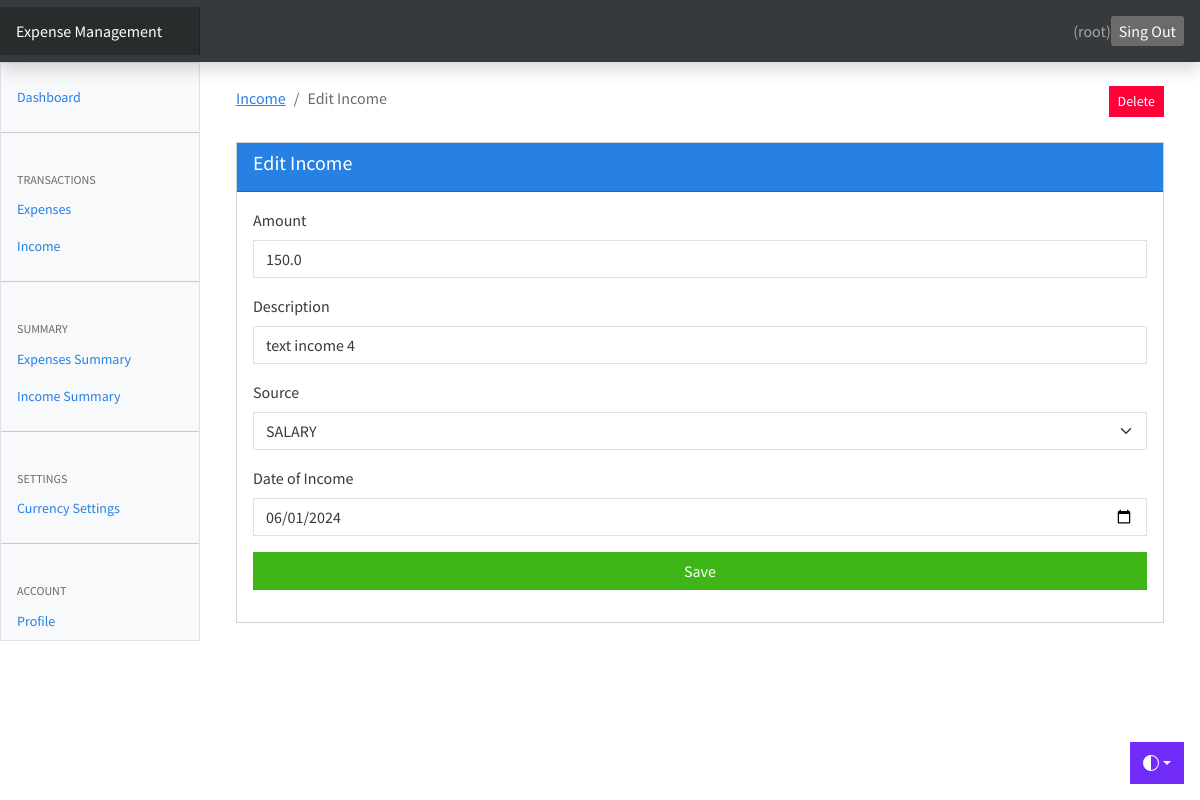
The app's page /income/edit-income/1 (signed in) with its own data.
### userincome/models.py (models this page shows, shortened)
class UserIncome(models.Model):
    amount=models.FloatField()
    date=models.DateField(default=now)
    description=models.TextField()
    owner=models.ForeignKey(to=User, on_delete=models.CASCADE)
    source=models.CharField(max_length=266)

### userincome/views.py (the view, shortened to what this page needs)
# urls.py: path('edit-income/<int:id>',views.income_edit, name="income-edit"),
@login_required(login_url='/authentication/login')
def income_edit(request, id):
    income=UserIncome.objects.get(pk=id)
    sources=Source.objects.all()
    context={
        'income':income,
        'values':income,
        'sources':sources,
    }
    if request.method=='GET':
        return render(request, 'income/edit_income.html',context)

### templates/income/edit_income.html (shortened to what this page needs)
{% extends 'base.html' %}
{% block content %}
<div class="container mt-4">
    <div class="row">
        <div class="col-md-10">
            <nav aria-label="breadcrumb">
                <ol class="breadcrumb">
                  <li class="breadcrumb-item">
                    <a href="{% url 'income' %}">Income</a>
                  </li>
                  <li class="breadcrumb-item active" aria-current="page">Edit Income</li>
                </ol>
            </nav>
        </div>
        <div class="col-md-2 text-end">
            <a href="{% url 'income-delete' income.id %}" class="btn btn-danger btn-sm" onclick="return confirmDelete();">
                 Delete
            </a>
        </div>
    </div>
    <div class="card mt-3">
        <div class="card-header bg-primary text-white">
            <h5>Edit Income</h5>
        </div>
        <div class="card-body">
            <form action="{% url 'income-edit' income.id %}" method="post">
                <div class="mb-3">
                    <label for="amount" class="form-label">Amount</label>
                    <input type="number" class="form-control" id="amount" name="amount" value="{{ values.amount }}" required>
                </div>
                <div class="mb-3">
                    <label for="description" class="form-label">Description</label>
                    <input type="text" class="form-control" id="description" name="description" value="{{ values.description }}" required>
                </div>
                <div class="mb-3">
                    <label for="source" class="form-label">Source</label>
                    <select class="form-select" id="source" name="source" required>
                        <option selected value="{{ values.source }}">{{ values.source }}</option>
                    </select>
                </div>
                <div class="mb-3">
                    <label for="income_date" class="form-label">Date of Income</label>
                    <input type="date" class="form-control" id="income_date" name="income_date" value="{{ values.date|date:'Y-m-d' }}" required>
                </div>
                <div class="d-grid">
                    <button type="submit" class="btn btn-success btn-block">
                         Save
                    </button>
                </div>
            </form>
        </div>
    </div>
</div>
{% endblock %}

### templates/base.html (shortened to what this page needs)
{% load static %}
<html lang="en" data-bs-theme="auto">
  <head><script src="/docs/5.3/assets/js/color-modes.js"></script>
    <link rel="stylesheet" href="https://cdn.jsdelivr.net/npm/@docsearch/css@3">
<link href={% static 'css/bootstrap.min.css' %} rel="stylesheet">
<link href={% static 'css/main.css' %} rel="stylesheet">
    <link href="https://cdn.jsdelivr.net/npm/bootstrap-icons@1.10.5/font/bootstrap-icons.min.css" rel="stylesheet">
    <link href="{% static 'css/dashboard.css' %}" rel="stylesheet">
  </head>
  <body>
    <div class="dropdown position-fixed bottom-0 end-0 mb-3 me-3 bd-mode-toggle">
      <button class="btn btn-bd-primary py-2 dropdown-toggle d-flex align-items-center"
              id="bd-theme"
              type="button"
              aria-expanded="false"
              data-bs-toggle="dropdown"
              aria-label="Toggle theme (auto)">
        <svg class="bi my-1 theme-icon-active" width="1em" height="1em"><use href="#circle-half"></use></svg>
      </button>
    </div>
<header class="navbar sticky-top bg-dark flex-md-nowrap p-0 shadow" data-bs-theme="dark">
  <a class="navbar-brand col-md-3 col-lg-2 me-0 px-3 fs-6 text-white" href="#">Expense Management</a>
  <ul class="navbar-nav px-3" style="display: flex; flex-direction: row; align-items: center">
    <li class="nav-item text-nowrap">
      <span class="nav-link" href="">
        ({{request.user.username}})
      </span>
    </li>
    <li class="nav-item text-nowrap mt-3 ml-2">
      <form action="{% url 'logout' %}" method="POST" >
        <input class="text text-capitalize  " type="submit" value="Sing out" />
      </form>
    </li>
  </ul>
</header>
<div class="container-fluid">
  <div class="row">
     {% include 'partials/_sidebar.html' %}
    <main class="col-md-9 ms-sm-auto col-lg-10 px-md-4">
     {% block content %}
     {% endblock %}
    </main>
  </div>
</div>
</body>
</html>

### expenseswebsite/static/css/main.css (style rules this page uses)
.bi { vertical-align: -.125em; fill: currentColor; }
.btn-bd-primary { --bd-violet-bg: #712cf9; --bd-violet-rgb: 112.520718, 44.062154, 249.437846; --bs-btn-font-weight: 600; --bs-btn-color: var(--bs-white); --bs-btn-bg: var(--bd-violet-bg); --bs-btn-border-color: var(--bd-violet-bg); --bs-btn-hover-color: var(--bs-white); --bs-btn-hover-bg: #6528e0; --bs-btn-hover-border-color: #6528e0; --bs-btn-focus-shadow-rgb: var(--bd-violet-rgb); --bs-btn-active-color: var(--bs-btn-hover-color); --bs-btn-active-bg: #5a23c8; --bs-btn-active-border-color: #5a23c8; }
.bd-mode-toggle { z-index: 1500; }

### expenseswebsite/static/css/dashboard.css (style rules this page uses)
.bi { display: inline-block; width: 1rem; height: 1rem; }
.navbar-brand { padding-top: .75rem; padding-bottom: .75rem; background-color: rgba(0, 0, 0, .25); box-shadow: inset -1px 0 0 rgba(0, 0, 0, .25); }

### records on screen
UserIncome: amount "150.0", description "text income 4", source "SALARY", income_date "06/01/2024"

### other values on screen
{{ request.user.username }} "root"
